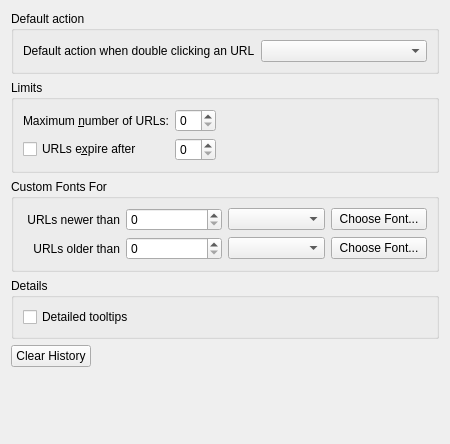
<?xml version="1.0" encoding="UTF-8"?>
<ui version="4.0">
 <class>KonqSidebarHistoryDlg</class>
 <widget class="QWidget" name="KonqSidebarHistoryDlg">
  <property name="geometry">
   <rect>
    <x>0</x>
    <y>0</y>
    <width>450</width>
    <height>444</height>
   </rect>
  </property>
  <layout class="QVBoxLayout" name="verticalLayout">
   <item>
    <widget class="QGroupBox" name="gbDefaultAction">
     <property name="title">
      <string>Default action</string>
     </property>
     <layout class="QFormLayout" name="formLayout">
      <item row="0" column="0">
       <widget class="QLabel" name="lDefault">
        <property name="text">
         <string>Default action when double clicking an URL</string>
        </property>
       </widget>
      </item>
      <item row="0" column="1">
       <widget class="QComboBox" name="comboDefaultAction"/>
      </item>
     </layout>
    </widget>
   </item>
   <item>
    <widget class="QGroupBox" name="gbLimits">
     <property name="title">
      <string>Limits</string>
     </property>
     <layout class="QGridLayout">
      <item row="0" column="1">
       <widget class="QSpinBox" name="spinEntries"/>
      </item>
      <item row="1" column="2">
       <spacer name="Spacer1">
        <property name="orientation">
         <enum>Qt::Horizontal</enum>
        </property>
        <property name="sizeType">
         <enum>QSizePolicy::Expanding</enum>
        </property>
        <property name="sizeHint" stdset="0">
         <size>
          <width>240</width>
          <height>16</height>
         </size>
        </property>
       </spacer>
      </item>
      <item row="1" column="0">
       <widget class="QCheckBox" name="cbExpire">
        <property name="text">
         <string>URLs e&amp;xpire after</string>
        </property>
       </widget>
      </item>
      <item row="1" column="1">
       <widget class="QSpinBox" name="spinExpire"/>
      </item>
      <item row="0" column="0">
       <widget class="QLabel" name="lEntries">
        <property name="text">
         <string>Maximum &amp;number of URLs:</string>
        </property>
        <property name="wordWrap">
         <bool>false</bool>
        </property>
        <property name="buddy">
         <cstring>spinEntries</cstring>
        </property>
       </widget>
      </item>
     </layout>
    </widget>
   </item>
   <item>
    <widget class="QGroupBox" name="gbFonts">
     <property name="title">
      <string>Custom Fonts For</string>
     </property>
     <layout class="QGridLayout">
      <item row="0" column="1">
       <widget class="QSpinBox" name="spinNewer"/>
      </item>
      <item row="1" column="1">
       <widget class="QSpinBox" name="spinOlder"/>
      </item>
      <item row="1" column="2">
       <widget class="QComboBox" name="comboOlder"/>
      </item>
      <item row="0" column="0">
       <widget class="QLabel" name="lbNewer">
        <property name="text">
         <string>URLs newer than</string>
        </property>
        <property name="alignment">
         <set>Qt::AlignRight|Qt::AlignTrailing|Qt::AlignVCenter</set>
        </property>
        <property name="wordWrap">
         <bool>false</bool>
        </property>
       </widget>
      </item>
      <item row="0" column="2">
       <widget class="QComboBox" name="comboNewer"/>
      </item>
      <item row="1" column="3">
       <widget class="QPushButton" name="btnFontOlder">
        <property name="text">
         <string>Choose Font...</string>
        </property>
       </widget>
      </item>
      <item row="1" column="0">
       <widget class="QLabel" name="lbOlder">
        <property name="text">
         <string>URLs older than</string>
        </property>
        <property name="alignment">
         <set>Qt::AlignRight|Qt::AlignTrailing|Qt::AlignVCenter</set>
        </property>
        <property name="wordWrap">
         <bool>false</bool>
        </property>
       </widget>
      </item>
      <item row="0" column="3">
       <widget class="QPushButton" name="btnFontNewer">
        <property name="text">
         <string>Choose Font...</string>
        </property>
       </widget>
      </item>
     </layout>
    </widget>
   </item>
   <item>
    <widget class="QGroupBox" name="gbDetails">
     <property name="title">
      <string>Details</string>
     </property>
     <layout class="QHBoxLayout">
      <item>
       <widget class="QCheckBox" name="cbDetailedTips">
        <property name="toolTip">
         <string>Shows the number of times visited and the dates of the first and last visits, in addition to the URL</string>
        </property>
        <property name="text">
         <string>Detailed tooltips</string>
        </property>
       </widget>
      </item>
     </layout>
    </widget>
   </item>
   <item>
    <layout class="QHBoxLayout">
     <item>
      <widget class="QPushButton" name="btnClearHistory">
       <property name="text">
        <string>Clear History</string>
       </property>
      </widget>
     </item>
     <item>
      <spacer name="Spacer3">
       <property name="orientation">
        <enum>Qt::Horizontal</enum>
       </property>
       <property name="sizeType">
        <enum>QSizePolicy::Expanding</enum>
       </property>
       <property name="sizeHint" stdset="0">
        <size>
         <width>418</width>
         <height>0</height>
        </size>
       </property>
      </spacer>
     </item>
    </layout>
   </item>
   <item>
    <spacer name="Spacer2">
     <property name="orientation">
      <enum>Qt::Vertical</enum>
     </property>
     <property name="sizeType">
      <enum>QSizePolicy::Expanding</enum>
     </property>
     <property name="sizeHint" stdset="0">
      <size>
       <width>16</width>
       <height>30</height>
      </size>
     </property>
    </spacer>
   </item>
  </layout>
 </widget>
 <resources/>
 <connections/>
</ui>
